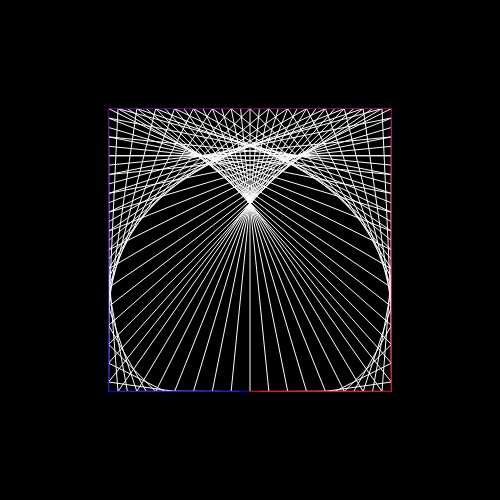
Frame 1 (no input)
Frame 60 (no input): identical to frame 1, image omitted
Frame 120 (the mouse pressed at the canvas centre since frame 60): identical to frame 1, image omitted

The p5.js sketch that drew this single still picture (run headless with seeded random() and noise() and a simulated clock; from frame 60 on, the mouse is pressed at the canvas centre):

// p5.js sketch
// ── sketch.js
let d = 400;

let pts = {};

let pd = 30;
let pc;
let mult = 3;
let off = 0;

let n = 4;
let vert = {};

let sldn;
let sldmult;
let sldpd;

let a;
let t;
function setup() {
  createCanvas(500, 500);
  angleMode(DEGREES);
  sldn = createSlider(3, 15, 4, 1);
  sldmult = createSlider(1, 10, 2, 0.1);
  sldpd = createSlider(5, 50, 30, 1);
  redr();
  px = random();
}

let px;
let cnt = 0;
function draw() {
  if (sldn.value() != n || sldmult.value() != mult || sldpd.value() != pd) {
    n = sldn.value();
    mult = sldmult.value();
    pd = sldpd.value();
    redr();
  }
  // px += 0.01;
  // mult = noise(px)*8+2;
  // // pc += 1;
  // if (cnt > 10) {
  //   n += floor(random(-1, 1.618));
  //   if (n < 3) n = 3;
  //   cnt = 0;
  // }
  // cnt++;
  // redr();
}

function redr() {
  t = 90-360/(2*n);
  // t = 0;
  off = 1/n/2;
  pc = pd*n;
  background(0);
  stroke(255);
  calcpts();
  lines();
}

function calcpoly() {
  for (let i = 0; i < n; i++) {
    vert[i] = createVector(cos(i/n*360+t), sin(i/n*360+t));
  }
}

function itp(i) {
  i = i % 1;
  let ret;
// /* circle */
//   if (mode == 0) ret = createVector(d/2*cos(360*i), d/2*sin(360*i));
// /* rect */
//   else if (mode == 1) {
//     if (i >= 0 && i <= 0.25) ret = createVector(i/0.25*d - d/2, d/2);
//     else if (i >= 0.25 && i <= 0.5) ret = createVector(d/2, d/2 - (i-0.25)/0.25*d);
//     else if (i >= 0.5 && i <= 0.75) ret = createVector(d/2 - (i-0.5)/0.25*d, -d/2);
//     else if (i >= 0.75 && i <= 1) ret = createVector(-d/2, (i-0.75)/0.25*d - d/2);
//   }
  ret = createVector(0, 0);
  ret.x = d/2*((-vert[floor(i*n)%n].x + vert[(floor(i*n)+1)%n].x)*(i*n-floor(i*n)) + vert[floor(i*n)].x);
  ret.y = d/2*((-vert[floor(i*n)%n].y + vert[(floor(i*n)+1)%n].y)*(i*n-floor(i*n)) + vert[floor(i*n)].y);
  
  ret.x += width/2;
  ret.y += height/2;
  return ret;
}

function li(x) {
  let fpt = itp(x*mult/pc+off);
  line(pts[x].x, pts[x].y, fpt.x, fpt.y);
}

function calcpts() {
  calcpoly();
  push();
  for (let i = 0; i < pc; i++) {
    pts[i] = itp(i/pc+off);
  }
  pop();
}

function border() {
  for (let i = 1; i < pc; i++) { 
    stroke(255*i/pc, 0, 255*(1-i/pc));
    line(pts[i].x, pts[i].y, pts[i-1].x, pts[i-1].y);
  }
  line(pts[0].x, pts[0].y, pts[pc-1].x, pts[pc-1].y);
}

function lines() {
  for (let i = 1; i < pc; i++) {
    let x = i;
    li(x);
  }
  border();
}
